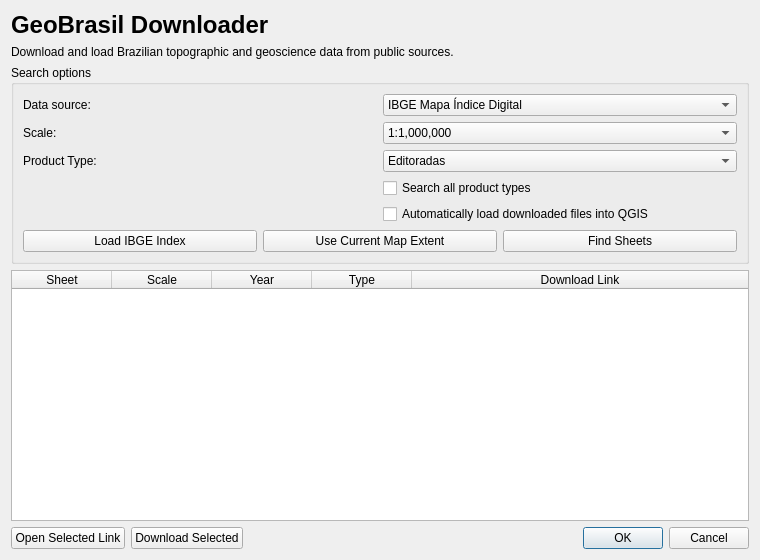
<?xml version="1.0" encoding="UTF-8"?>
<ui version="4.0">
 <class>GeoBrasilDownloaderDialogBase</class>
 <widget class="QDialog" name="GeoBrasilDownloaderDialogBase">
  <property name="geometry">
   <rect>
    <x>0</x>
    <y>0</y>
    <width>760</width>
    <height>560</height>
   </rect>
  </property>
  <property name="windowTitle">
   <string>GeoBrasil Downloader</string>
  </property>
  <layout class="QVBoxLayout" name="verticalLayout">
   <item>
    <widget class="QLabel" name="labelTitle">
     <property name="font">
      <font>
       <pointsize>18</pointsize>
       <bold>true</bold>
      </font>
     </property>
     <property name="text">
      <string>GeoBrasil Downloader</string>
     </property>
    </widget>
   </item>
   <item>
    <widget class="QLabel" name="labelSubtitle">
     <property name="text">
      <string>Download and load Brazilian topographic and geoscience data from public sources.</string>
     </property>
    </widget>
   </item>
   <item>
    <widget class="QGroupBox" name="groupOptions">
     <property name="title">
      <string>Search options</string>
     </property>
     <layout class="QGridLayout" name="gridLayout">
      <item row="3" column="1">
       <widget class="QCheckBox" name="checkSearchAllProducts">
        <property name="text">
         <string>Search all product types</string>
        </property>
       </widget>
      </item>
      <item row="0" column="1">
       <widget class="QComboBox" name="comboSource">
        <item>
         <property name="text">
          <string>IBGE Mapa Índice Digital</string>
         </property>
        </item>
       </widget>
      </item>
      <item row="1" column="1">
       <widget class="QComboBox" name="comboScale">
        <item>
         <property name="text">
          <string>1:1,000,000</string>
         </property>
        </item>
        <item>
         <property name="text">
          <string>1:250,000</string>
         </property>
        </item>
        <item>
         <property name="text">
          <string>1:100,000</string>
         </property>
        </item>
        <item>
         <property name="text">
          <string>1:50,000</string>
         </property>
        </item>
        <item>
         <property name="text">
          <string>1:25,000</string>
         </property>
        </item>
       </widget>
      </item>
      <item row="1" column="0">
       <widget class="QLabel" name="labelScale">
        <property name="text">
         <string>Scale:</string>
        </property>
       </widget>
      </item>
      <item row="6" column="0" colspan="2">
       <layout class="QHBoxLayout" name="buttonLayout">
        <item>
         <widget class="QPushButton" name="btnLoadIndex">
          <property name="text">
           <string>Load IBGE Index</string>
          </property>
         </widget>
        </item>
        <item>
         <widget class="QPushButton" name="btnUseExtent">
          <property name="text">
           <string>Use Current Map Extent</string>
          </property>
         </widget>
        </item>
        <item>
         <widget class="QPushButton" name="btnFindSheets">
          <property name="text">
           <string>Find Sheets</string>
          </property>
         </widget>
        </item>
       </layout>
      </item>
      <item row="0" column="0">
       <widget class="QLabel" name="labelSource">
        <property name="text">
         <string>Data source:</string>
        </property>
       </widget>
      </item>
      <item row="2" column="0">
       <widget class="QLabel" name="label">
        <property name="text">
         <string>Product Type:</string>
        </property>
       </widget>
      </item>
      <item row="2" column="1">
       <widget class="QComboBox" name="comboProduct">
        <item>
         <property name="text">
          <string>Editoradas</string>
         </property>
        </item>
        <item>
         <property name="text">
          <string>Fotolitos</string>
         </property>
        </item>
        <item>
         <property name="text">
          <string>Vetoriais</string>
         </property>
        </item>
        <item>
         <property name="text">
          <string>Cartas Imagem</string>
         </property>
        </item>
       </widget>
      </item>
      <item row="4" column="1">
       <widget class="QCheckBox" name="checkAutoLoad">
        <property name="text">
         <string>Automatically load downloaded files into QGIS</string>
        </property>
       </widget>
      </item>
     </layout>
    </widget>
   </item>
   <item>
    <widget class="QTableWidget" name="tableResults">
     <property name="rowCount">
      <number>0</number>
     </property>
     <property name="columnCount">
      <number>5</number>
     </property>
     <attribute name="horizontalHeaderStretchLastSection">
      <bool>true</bool>
     </attribute>
     <column>
      <property name="text">
       <string>Sheet</string>
      </property>
     </column>
     <column>
      <property name="text">
       <string>Scale</string>
      </property>
     </column>
     <column>
      <property name="text">
       <string>Year</string>
      </property>
     </column>
     <column>
      <property name="text">
       <string>Type</string>
      </property>
     </column>
     <column>
      <property name="text">
       <string>Download Link</string>
      </property>
     </column>
    </widget>
   </item>
   <item>
    <layout class="QHBoxLayout" name="bottomButtonLayout">
     <item>
      <widget class="QPushButton" name="btnOpenLink">
       <property name="text">
        <string>Open Selected Link</string>
       </property>
      </widget>
     </item>
     <item>
      <widget class="QPushButton" name="btnDownloadSelected">
       <property name="text">
        <string>Download Selected</string>
       </property>
      </widget>
     </item>
     <item>
      <spacer name="horizontalSpacer">
       <property name="orientation">
        <enum>Qt::Orientation::Horizontal</enum>
       </property>
       <property name="sizeHint" stdset="0">
        <size>
         <width>0</width>
         <height>0</height>
        </size>
       </property>
      </spacer>
     </item>
     <item>
      <widget class="QDialogButtonBox" name="button_box">
       <property name="standardButtons">
        <set>QDialogButtonBox::Cancel|QDialogButtonBox::Ok</set>
       </property>
      </widget>
     </item>
    </layout>
   </item>
  </layout>
 </widget>
 <resources/>
 <connections>
  <connection>
   <sender>button_box</sender>
   <signal>accepted()</signal>
   <receiver>GeoBrasilDownloaderDialogBase</receiver>
   <slot>accept()</slot>
   <hints>
    <hint type="sourcelabel">
     <x>20</x>
     <y>20</y>
    </hint>
    <hint type="destinationlabel">
     <x>20</x>
     <y>20</y>
    </hint>
   </hints>
  </connection>
  <connection>
   <sender>button_box</sender>
   <signal>rejected()</signal>
   <receiver>GeoBrasilDownloaderDialogBase</receiver>
   <slot>reject()</slot>
   <hints>
    <hint type="sourcelabel">
     <x>20</x>
     <y>20</y>
    </hint>
    <hint type="destinationlabel">
     <x>20</x>
     <y>20</y>
    </hint>
   </hints>
  </connection>
 </connections>
</ui>
